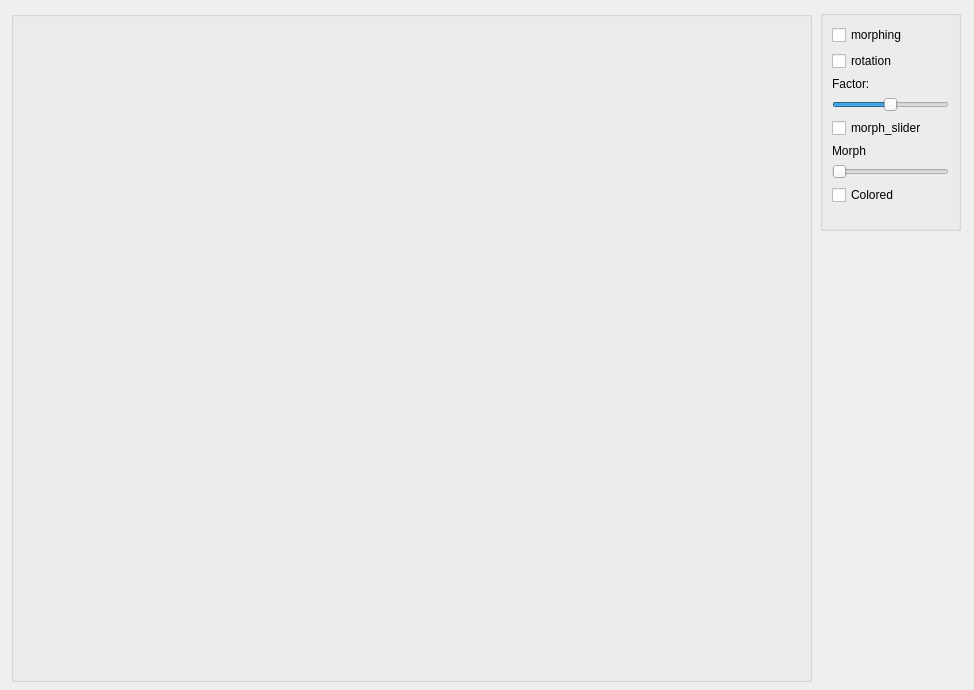
<?xml version="1.0" encoding="UTF-8"?>
<ui version="4.0">
 <class>MainWindow</class>
 <widget class="QMainWindow" name="MainWindow">
  <property name="geometry">
   <rect>
    <x>0</x>
    <y>0</y>
    <width>974</width>
    <height>690</height>
   </rect>
  </property>
  <property name="windowTitle">
   <string>MainWindow</string>
  </property>
  <widget class="QWidget" name="centralwidget">
   <widget class="QGroupBox" name="groupBox_classicalWidgets">
    <property name="geometry">
     <rect>
      <x>820</x>
      <y>10</y>
      <width>141</width>
      <height>221</height>
     </rect>
    </property>
    <property name="maximumSize">
     <size>
      <width>16777215</width>
      <height>16777215</height>
     </size>
    </property>
    <property name="title">
     <string/>
    </property>
    <layout class="QFormLayout" name="formLayout">
     <item row="0" column="0">
      <widget class="QCheckBox" name="morph_cbox">
       <property name="text">
        <string>morphing</string>
       </property>
      </widget>
     </item>
     <item row="1" column="0">
      <widget class="QCheckBox" name="rotation_cbox">
       <property name="text">
        <string>rotation</string>
       </property>
      </widget>
     </item>
     <item row="2" column="0">
      <widget class="QLabel" name="factor_str">
       <property name="text">
        <string>Factor:</string>
       </property>
      </widget>
     </item>
     <item row="2" column="1">
      <widget class="QLabel" name="factor_num">
       <property name="text">
        <string/>
       </property>
      </widget>
     </item>
     <item row="4" column="0">
      <widget class="QCheckBox" name="morphSldr_cbox">
       <property name="text">
        <string>morph_slider</string>
       </property>
      </widget>
     </item>
     <item row="5" column="0">
      <widget class="QLabel" name="morph_str">
       <property name="text">
        <string>Morph</string>
       </property>
      </widget>
     </item>
     <item row="6" column="0" colspan="2">
      <widget class="QSlider" name="morph_slider">
       <property name="maximum">
        <number>180</number>
       </property>
       <property name="orientation">
        <enum>Qt::Horizontal</enum>
       </property>
      </widget>
     </item>
     <item row="3" column="0" colspan="2">
      <widget class="QSlider" name="factor_slider">
       <property name="minimum">
        <number>1</number>
       </property>
       <property name="maximum">
        <number>9</number>
       </property>
       <property name="pageStep">
        <number>1</number>
       </property>
       <property name="value">
        <number>5</number>
       </property>
       <property name="orientation">
        <enum>Qt::Horizontal</enum>
       </property>
      </widget>
     </item>
     <item row="7" column="0">
      <widget class="QCheckBox" name="color_cbox">
       <property name="text">
        <string>Colored</string>
       </property>
      </widget>
     </item>
    </layout>
   </widget>
   <widget class="QGroupBox" name="groupBox_openGLScreen">
    <property name="geometry">
     <rect>
      <x>11</x>
      <y>11</y>
      <width>801</width>
      <height>671</height>
     </rect>
    </property>
    <property name="title">
     <string/>
    </property>
    <layout class="QGridLayout" name="gridLayout_3">
     <item row="0" column="0">
      <layout class="QVBoxLayout" name="verticalLayout"/>
     </item>
    </layout>
   </widget>
  </widget>
 </widget>
 <resources/>
 <connections/>
</ui>
